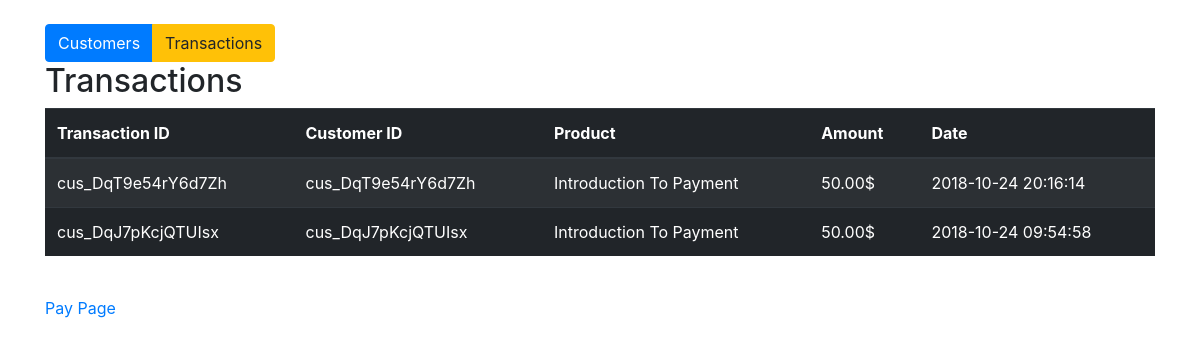
/transaction.php, run on the app's committed database.
### tables this page shows
CREATE TABLE `transactions` (
  `id` varchar(255) NOT NULL,
  `customer_id` varchar(255) NOT NULL,
  `product` varchar(255) NOT NULL,
  `amount` varchar(255) NOT NULL,
  `currency` varchar(255) NOT NULL,
  `status` varchar(255) NOT NULL,
  `created_at` datetime NOT NULL DEFAULT CURRENT_TIMESTAMP
);

### lib/pdo_db.php (called while the page is built, shortened)
<?php
class Database {
	private $host = DB_HOST;
	private $user = DB_USER;
	private $pass = DB_PASS;
	private $dbname = DB_NAME;
	private $dbh;
	private $stmt;
	public function __construct() {
		$dsn = 'mysql:host=' . $this->host . ';dbname=' . $this->dbname;
		$options = array (
			PDO::ATTR_PERSISTENT => true,
			PDO::ATTR_ERRMODE => PDO::ERRMODE_EXCEPTION
		);
		try {
			$this->dbh = new PDO ($dsn, $this->user, $this->pass, $options);
		}
		catch ( PDOException $e ) {
			$this->error = $e->getMessage();
		}
	}
	public function query($query) {
		$this->stmt = $this->dbh->prepare($query);
	}
	public function execute(){
		return $this->stmt->execute();
	}
	public function resultset(){
		$this->execute();
		return $this->stmt->fetchAll(PDO::FETCH_OBJ);
	}
}

### models/Transaction.php (called while the page is built, shortened)
<?php
class Transaction {
    private $db;
    public function __construct() {
        $this->db = new Database();
    }
    public function getTransactions() {
        $this->db->query('SELECT * FROM transactions ORDER BY created_at DESC');
        $result = $this->db->resultset();
        return $result;
    }
}

### transaction.php (the view, shortened to what this page needs)
<?php
require_once('lib/pdo_db.php');
require_once('models/Transaction.php');
$transaction = new Transaction();
$transactions = $transaction->getTransactions();
?>
<!DOCTYPE html>
<html lang="en">
<head>
    <link rel="stylesheet" href="https://maxcdn.bootstrapcdn.com/bootstrap/4.1.3/css/bootstrap.min.css">
</head>
<body>
    <div class="container mt-4">
    <div class="btn-group" role="group">
        <a href="index.php" class="btn btn-primary">Customers</a>
        <a href="transaction.php" class="btn btn-warning">Transactions</a>
    </div>
       <h2>Transactions</h2>
       <table class="table table-striped table-dark">
       <thead>
            <tr>
                <th>Transaction ID</th>
                <th>Customer ID</th>
                <th>Product</th>
                <th>Amount</th>
                <th>Date</th>
            </tr>
       </thead>
        <tbody>
            <?php foreach($transactions as $transaction): ?>
            <tr>
                <td><?php echo $transaction->id; ?></td>
                <td><?php echo $transaction->customer_id; ?></td>
                <td><?php echo $transaction->product; ?></td>
                <td><?php echo sprintf('%.2f',$transaction->amount/100)."$" ?></td>
                <td><?php echo $transaction->created_at; ?></td>
            </tr>
        <?php endforeach;?>
        </tbody>
       </table>
       <br>
       <p><a href="addCustomer.php">Pay Page</a></p>
    </div>
</body>
</html>

### data on the page
transactions: id "cus_DqT9e54rY6d7Zh", customer "cus_DqT9e54rY6d7Zh", product "Introduction To Payment", $transaction->amount/100 "50.00", created_at "2018-10-24 20:16:14"
transactions: id "cus_DqJ7pKcjQTUIsx", customer "cus_DqJ7pKcjQTUIsx", product "Introduction To Payment", $transaction->amount/100 "50.00", created_at "2018-10-24 09:54:58"
